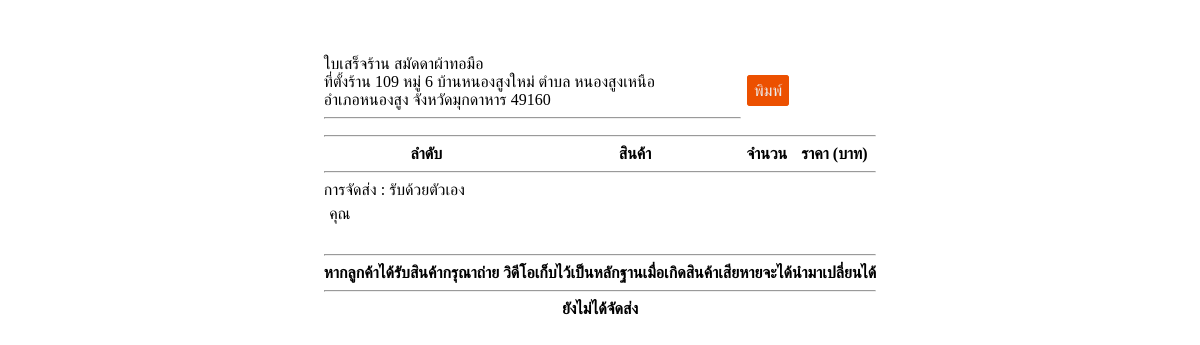
Before: /mydetail.php?order=00000071 (signed in) with the older database file.
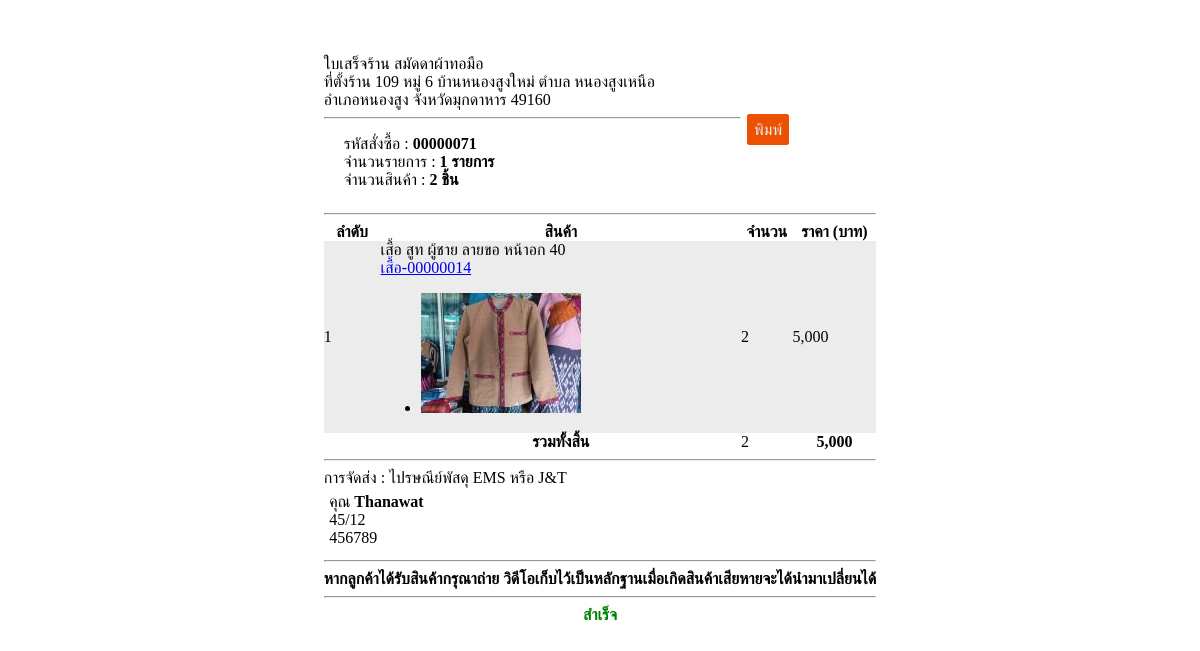
After: the same page with the newer database file.
### tables this page shows
CREATE TABLE `order` (
  `id_order` int(8) UNSIGNED ZEROFILL NOT NULL,
  `send_order` int(8) DEFAULT NULL,
  `list_order` int(8) NOT NULL,
  `qty_order` int(8) NOT NULL,
  `price_order` int(8) NOT NULL,
  `id_member` int(8) DEFAULT '0',
  `name` varchar(255) DEFAULT NULL,
  `address` longtext,
  `tel` varchar(255) DEFAULT NULL,
  `discount` int(8) DEFAULT '0',
  `status_order` varchar(255) DEFAULT 'wait',
  `time_order` varchar(255) DEFAULT NULL,
  `utime_order` varchar(255) DEFAULT NULL,
  `time_paid` varchar(255) DEFAULT NULL,
  `bank_paid` varchar(255) DEFAULT NULL,
  `img_paid` varchar(255) DEFAULT NULL
);

CREATE TABLE `detail` (
  `id_detail` int(8) UNSIGNED ZEROFILL NOT NULL,
  `id_order` int(8) UNSIGNED ZEROFILL NOT NULL,
  `product_detail` varchar(255) DEFAULT NULL,
  `type_detail` varchar(255) DEFAULT NULL,
  `price_detail` int(8) DEFAULT '0',
  `qty_detail` int(8) NOT NULL,
  `id_product` int(8) UNSIGNED ZEROFILL DEFAULT '00000000'
);

CREATE TABLE `product` (
  `id_product` int(8) UNSIGNED ZEROFILL NOT NULL,
  `name_product` varchar(255) NOT NULL,
  `des_product` longtext,
  `type_product` varchar(255) DEFAULT NULL,
  `stock_product` int(8) DEFAULT '0',
  `dprice_product` float NOT NULL DEFAULT '0',
  `price_product` float NOT NULL DEFAULT '0',
  `img1` varchar(255) DEFAULT NULL,
  `img2` varchar(255) DEFAULT NULL,
  `img3` varchar(255) DEFAULT NULL,
  `img4` varchar(255) DEFAULT NULL,
  `img5` varchar(255) DEFAULT NULL,
  `status_product` varchar(255) DEFAULT 'yes',
  `size_product` int(50) NOT NULL,
  `category_id` int(11) DEFAULT NULL
);

### i_result.inc.php (called while the page is built)
<?php
function i_result($res, $row, $field=0) {
    $res->data_seek($row);
    $datarow = $res->fetch_array();
    return $datarow[$field];
}
?>

### mydetail.php (the view, shortened to what this page needs)
<?php
$id_order = $_GET['order'];
include "./connect.inc.php";
include "./i_result.inc.php";
?>
<!DOCTYPE html>
<head>
<link rel="stylesheet" href="./css/font-awesome.min.css">
<link rel="stylesheet" href="./style.css" type="text/css">
<link rel="stylesheet" href="./css/prettyPhoto.css" type="text/css" media="screen" title="prettyPhoto main stylesheet" charset="utf-8" />
</head>
<body>
<div style="width:60%;border:0px #888 solid;margin:0 auto;padding:4%;">
<?php
$sql = "SELECT * FROM  `order` WHERE `id_order` = '$id_order' limit 1";
$on = $conn->query($sql);
$_row = $on->num_rows;
?>
<table border="0" cellpadding="0" cellspacing="0" align="center" id="detail">
<tr>
    <td colspan="2">ใบเสร็จร้าน สมัดดาผ้าทอมือ <br>
    ที่ตั้งร้าน 109 หมู่ 6 บ้านหนองสูงใหม่ ตำบล หนองสูงเหนือ <br>
    อำเภอหนองสูง จังหวัดมุกดาหาร 49160
    <hr>
    <?php
          if($_row==1){
          echo '<p style="padding-left:20px;text-align:left;">';
          echo 'รหัสสั่งซื้อ : <b>'.i_result($on,0,id_order).'</b>';
          echo '<br />';
          echo 'จำนวนรายการ :  <b>'.i_result($on,0,list_order).' รายการ</b>';
          echo '<br />';
          echo 'จำนวนสินค้า :  <b>'.i_result($on,0,qty_order).' ชิ้น</b>';
          echo '</p>';
          $_sender = i_result($on,0,send_order);
          $_name = i_result($on,0,name);
          $_addr = i_result($on,0,address);
          $_tel = i_result($on,0,tel);
          $_status = i_result($on,0,status_order);
          }
    ?>
    </td>
    <td colspan="2">
             <a href="javascript:print();" class="dontshowprn ibtn-orange">พิมพ์</a>
    </td>
</tr>
<tr>
<td colspan="4"><hr /></td>
</tr>
<tr>
    <th>
              ลำดับ
    </th>
    <th>
             สินค้า
    </th>
    <th>
             จำนวน
    </th>
    <th>
             ราคา (บาท)
    </th>
</tr>
<tr>
<?php
$sql = "SELECT * FROM  `detail` INNER JOIN  `product` ON  `detail`.`id_product` =  `product`.`id_product` WHERE  `id_order` =  '$id_order'";
$on = $conn->query($sql);
$_row = $on->num_rows;
if($_row>=1){
    $sum_all = 0;
    $sum_qty = 0;
for($x=0;$x<$_row;$x++){
$_qty  = i_result($on,$x,qty_detail);
$_price = i_result($on,$x,price_product);
$_sum = $_price*$_qty;
$sum_qty += $_qty;
$sum_all = $sum_all+$_sum;
echo '<tr';
if(($x%2)==0){
echo ' style="background:#ececec;"';
}
echo '>';
echo '<td>'.($x+1).'</td>';
echo '<td>';
$_img1 = i_result($on,$x,img1);
echo i_result($on,$x,name_product);
echo '<br>';
echo '<a href="./img/'.$_img1.'" rel="prettyPhoto[gallery'.$x.']" >';
echo i_result($on,$x,product_detail);
echo '</a>';
echo '<div class="dontshowimg"><div class="infiniteCarousel"><ul class="gallery clearfix"><li>';
if(($_img1!="") and ($_img1!=null)){
echo '<a href="./img/'.$_img1.'" rel="prettyPhoto[gallery'.$x.']" >';
            print '<img src="../img/thumbnails_'.$_img1.'"/>';
echo '</a>';
  }
echo '</li></ul></div></div>';
echo'</td>';
echo '<td>'.number_format($_qty).'</td>';
echo '<td>'.number_format($_sum).'</td>';
echo '</tr>';
}
echo '<tr>';
echo '<td> </td>';
echo '<th> รวมทั้งสิ้น </th>';
echo '<td>'.number_format($sum_qty).'</td>';
echo '<th >'.number_format($sum_all).'</th>';
echo '</tr>';
}
?>
<tr>
<td colspan="4">
<hr />
การจัดส่ง :
<?php
if($_sender==0){
echo 'รับด้วยตัวเอง';
}else{
echo 'ไปรษณีย์พัสดุ EMS หรือ J&T';
}
?>
</td>
</tr>
<td colspan="4" style="padding:1%;">
<?php
echo 'คุณ <b>'.$_name.'</b>';
echo '<br />'.$_addr;
echo '<br />'.$_tel;
?>
</td>
</tr>
<th colspan="4">
<hr>หากลูกค้าได้รับสินค้ากรุณาถ่าย วิดีโอเก็บไว้เป็นหลักฐานเมื่อเกิดสินค้าเสียหายจะได้นำมาเปลี่ยนได้
<hr />
<?php
if($_status=="complete"){
echo '<span style="color:green">สำเร็จ</span>';
}else
if($_status=="cancel"){
echo '<span style="color:red">ยกเลิก</span>';
}else{
echo 'ยังไม่ได้จัดส่ง';
}
?>
</th>
</table>
</div>
</body>
</html>

### style.css (style rules this page uses)
.ibtn-orange { border:1px #ec5000 solid!important; border-radius: 3px!important; background:#ec5000!important; padding:6px!important; margin:6px!important; color:#ececec !important; text-decoration: none !important; cursor: pointer !important; }

Changed rows visible on the page:
added order: id_order "00000071", list_order "1", qty_order "2", name "Thanawat", address "45/12", tel "456789"
added detail: id_product.name_product "เสื้อ สูท ผู้ชาย ลายขอ หน้าอก 40", product_detail "เสื้อ-00000014", id_order.img1 (picture), qty_detail "2", _sum "5,000"
Other visible differences:
$sum_qty: (not shown) → "2"
$sum_all: (not shown) → "5,000"
text no longer shown: "รับด้วยตัวเอง ยังไม่ได้จัดส่ง"
text now shown: "รหัสสั่งซื้อ : จำนวนรายการ : รายการ จำนวนสินค้า : ชิ้น รวมทั้งสิ้น ไปรษณีย์พัสดุ EMS หรือ J&T สำเร็จ"
